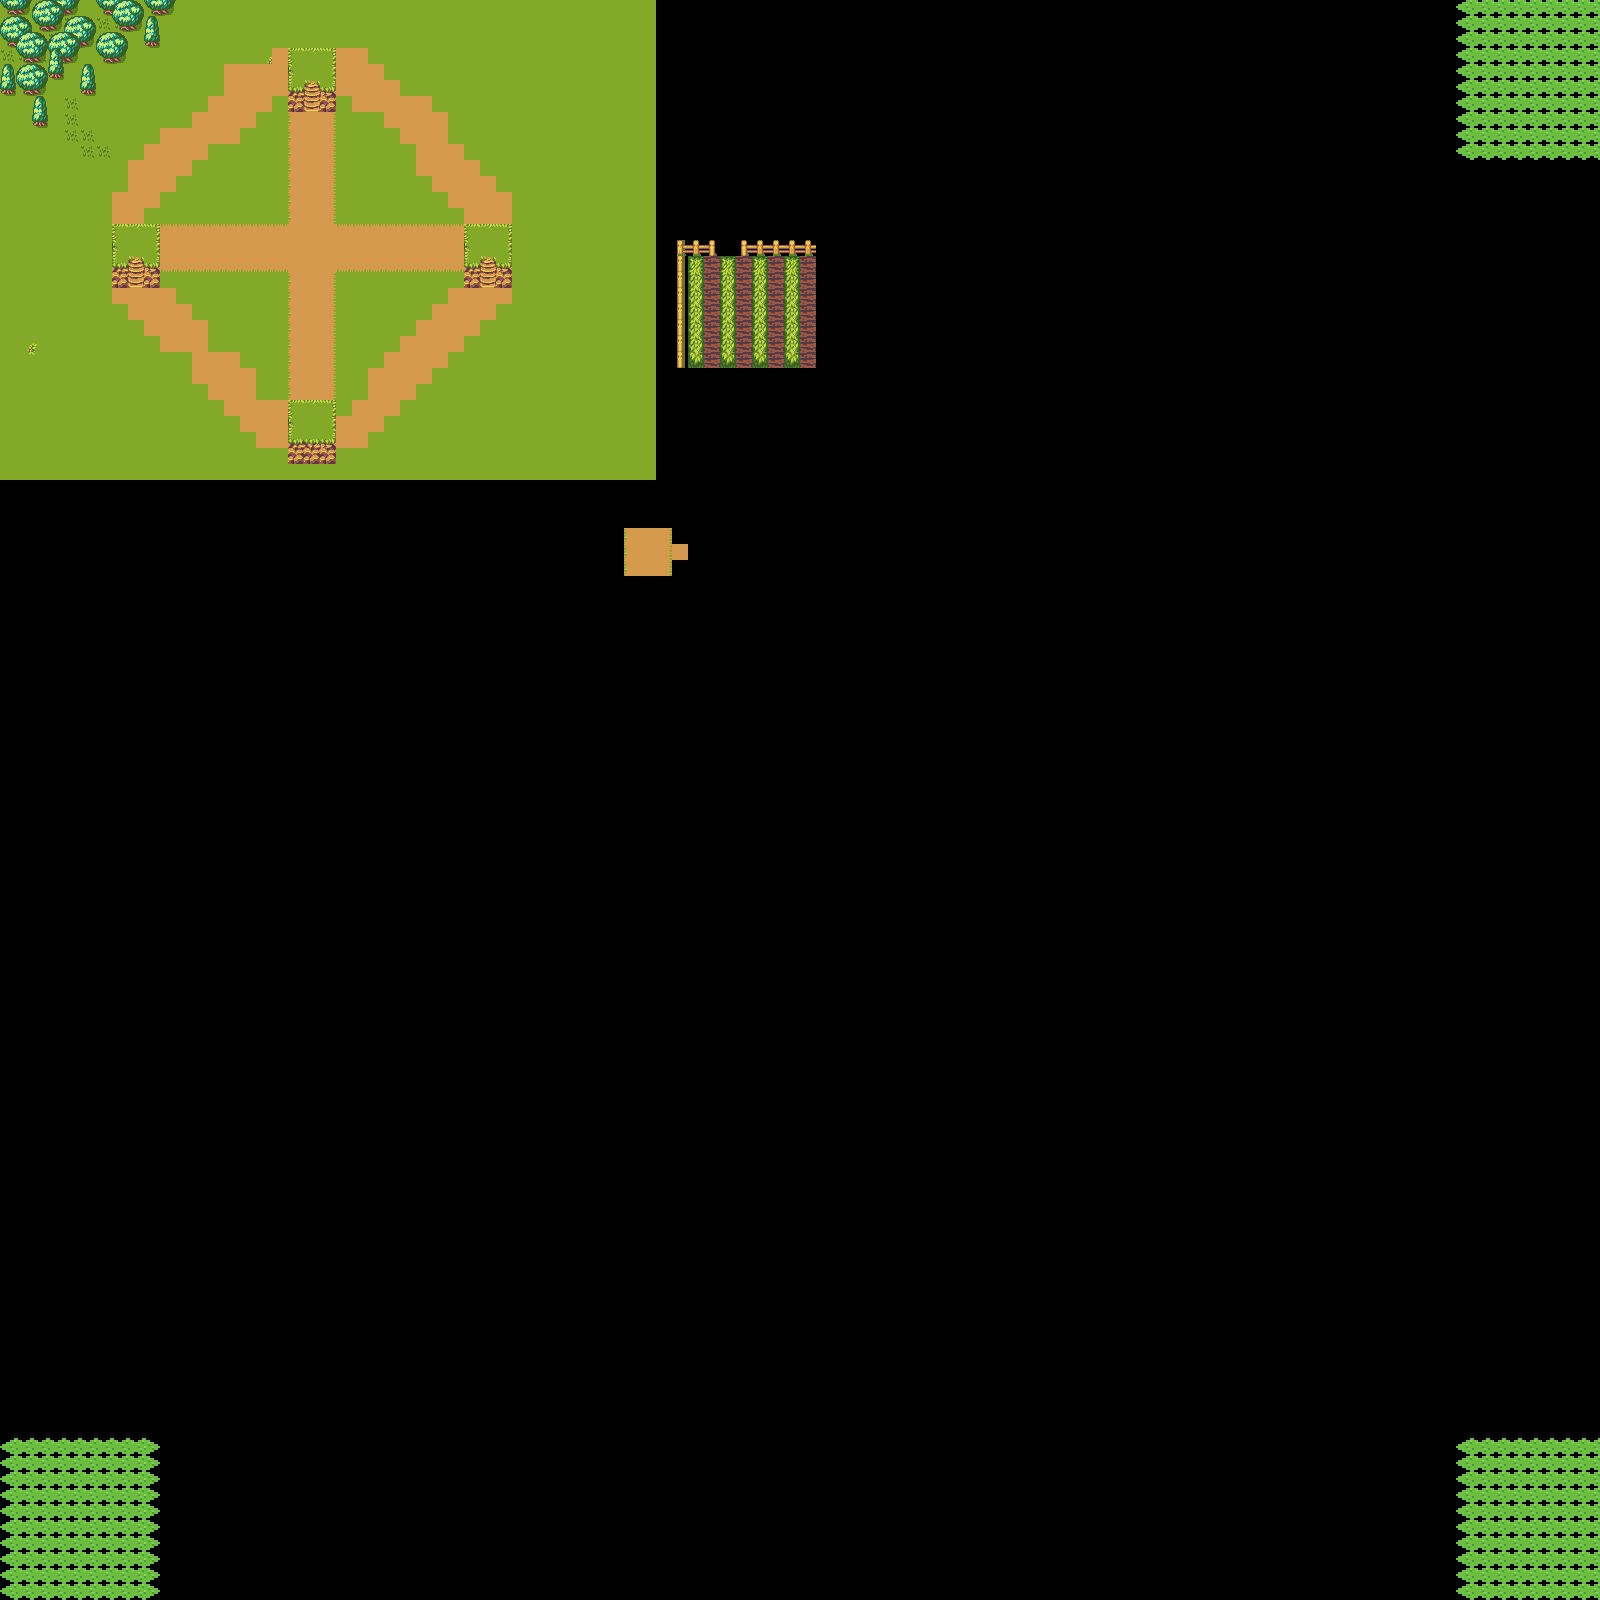

Rendered tile map (Tiled .tmx) drawn with the repository's tilesets; below, a short description and the map source with its tile grids summarised:
An orthogonal 100x100 tile map with 16x16 px tiles, 5 tile layers (Calque de Tile 1, Calque 2, Calque 3, Calque 4, ...), 3 tilesets.

<map version="1.2" tiledversion="1.2.3" orientation="orthogonal" renderorder="right-down" width="100" height="100" tilewidth="16" tileheight="16" infinite="0" nextlayerid="7" nextobjectid="1">
 <tileset firstgid="1" source="tileset_cave_1.tsx" />
 <tileset firstgid="1025" source="iso-pixelart.tsx" />
 <tileset firstgid="1035" source="ClassicRPG_Sheet.tsx" />
 <layer id="1" name="Calque de Tile 1" width="100" height="100">
  <data>[10000 cells, 1501 non-empty, 21 distinct tile ids]</data>
 </layer>
 <layer id="3" name="Calque 2" width="100" height="100">
  <data>[10000 cells, 94 non-empty, 14 distinct tile ids]</data>
 </layer>
 <layer id="4" name="Calque 3" width="100" height="100">
  <data>[10000 cells, 16 non-empty, 4 distinct tile ids]</data>
 </layer>
 <layer id="5" name="Calque 4" width="100" height="100">
  <data>[10000 cells, 24 non-empty, 6 distinct tile ids]</data>
 </layer>
 <layer id="6" name="Calque 5" width="100" height="100">
  <data>[10000 cells, 12 non-empty, 5 distinct tile ids]</data>
 </layer>
</map>
